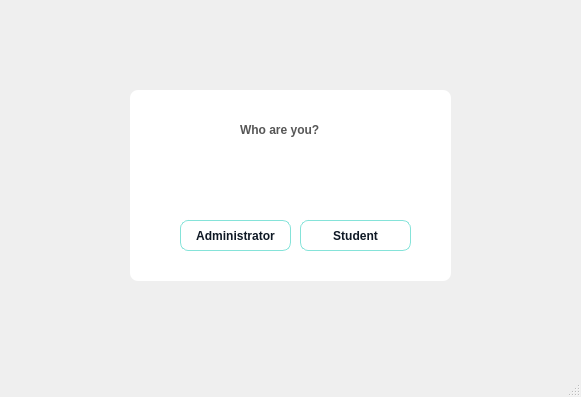
<?xml version="1.0" encoding="UTF-8"?>
<ui version="4.0">
 <class>MainWindow</class>
 <widget class="QMainWindow" name="MainWindow">
  <property name="geometry">
   <rect>
    <x>0</x>
    <y>0</y>
    <width>581</width>
    <height>397</height>
   </rect>
  </property>
  <property name="windowTitle">
   <string>Pick One</string>
  </property>
  <property name="styleSheet">
   <string notr="true">QMainWindow {
	
	border-image: url(GUI_Elements/bg image.png);
}
QLabel {
  color: #464d55;
  font-weight: 600;
}
QLabel#heading {
  color: #0f1925;
  font-size: 18px;
  margin-bottom: 10px;
}

QLabel#subheading {
  color: #0f1925;
  font-size: 12px;
  font-weight: normal;
  margin-bottom: 10px;
}
QLineEdit {
  background: transparent;
  color: rgb(86, 86, 86);
  border-bottom: 1px solid rgb(86, 86, 86);
}

QPushButton {
  background-color: #85E3D9;
  color: #0f1925;
  font-weight: 600;
  border-radius: 8px;
  border: 1px solid #85E3D9;
  padding: 5px 15px;
  margin-top: 10px;
  outline: 0px;
}
QPushButton:hover,
QPushButton:focus {
  background-color: #85E3D9;
  border: 3px solid #85E3D9;
}
</string>
  </property>
  <widget class="QWidget" name="centralwidget">
   <widget class="QFrame" name="frame">
    <property name="geometry">
     <rect>
      <x>130</x>
      <y>90</y>
      <width>321</width>
      <height>191</height>
     </rect>
    </property>
    <property name="styleSheet">
     <string notr="true">background-color: rgb(255, 255, 255);
border-radius: 8px;</string>
    </property>
    <property name="frameShape">
     <enum>QFrame::StyledPanel</enum>
    </property>
    <property name="frameShadow">
     <enum>QFrame::Raised</enum>
    </property>
    <widget class="QLabel" name="label_3">
     <property name="geometry">
      <rect>
       <x>110</x>
       <y>30</y>
       <width>131</width>
       <height>20</height>
      </rect>
     </property>
     <property name="styleSheet">
      <string notr="true">font: 75 16pt &quot;MS Shell Dlg 2&quot;;

color: rgb(86, 86, 86);</string>
     </property>
     <property name="text">
      <string>Who are you?</string>
     </property>
    </widget>
    <widget class="QLabel" name="label_4">
     <property name="geometry">
      <rect>
       <x>50</x>
       <y>50</y>
       <width>111</width>
       <height>91</height>
      </rect>
     </property>
     <property name="styleSheet">
      <string notr="true">image: url(GUI_Elements/10.png);</string>
     </property>
     <property name="text">
      <string/>
     </property>
    </widget>
    <widget class="QPushButton" name="adminButton">
     <property name="geometry">
      <rect>
       <x>50</x>
       <y>120</y>
       <width>111</width>
       <height>41</height>
      </rect>
     </property>
     <property name="styleSheet">
      <string notr="true">QPushButton:hover,
QPushButton:focus {
	
  color: rgb(255, 255, 255);
  background-color: #85E3D9;
  border: 3px solid #85E3D9;
}</string>
     </property>
     <property name="text">
      <string>Administrator</string>
     </property>
    </widget>
    <widget class="QLabel" name="label_5">
     <property name="geometry">
      <rect>
       <x>170</x>
       <y>50</y>
       <width>111</width>
       <height>91</height>
      </rect>
     </property>
     <property name="styleSheet">
      <string notr="true">image: url(GUI_Elements/9.png);</string>
     </property>
     <property name="text">
      <string/>
     </property>
    </widget>
    <widget class="QPushButton" name="studentButton">
     <property name="geometry">
      <rect>
       <x>170</x>
       <y>120</y>
       <width>111</width>
       <height>41</height>
      </rect>
     </property>
     <property name="styleSheet">
      <string notr="true">QPushButton:hover,
QPushButton:focus {
	
  color: rgb(255, 255, 255);
  background-color: #85E3D9;
  border: 3px solid #85E3D9;
}</string>
     </property>
     <property name="text">
      <string>Student</string>
     </property>
    </widget>
   </widget>
   <widget class="QLabel" name="label">
    <property name="geometry">
     <rect>
      <x>430</x>
      <y>-10</y>
      <width>271</width>
      <height>291</height>
     </rect>
    </property>
    <property name="styleSheet">
     <string notr="true">image: url(GUI_Elements/2.png);</string>
    </property>
    <property name="text">
     <string/>
    </property>
   </widget>
   <widget class="QLabel" name="label_2">
    <property name="geometry">
     <rect>
      <x>460</x>
      <y>150</y>
      <width>351</width>
      <height>291</height>
     </rect>
    </property>
    <property name="styleSheet">
     <string notr="true">image: url(GUI_Elements/2.png);</string>
    </property>
    <property name="text">
     <string/>
    </property>
   </widget>
  </widget>
  <widget class="QMenuBar" name="menubar">
   <property name="geometry">
    <rect>
     <x>0</x>
     <y>0</y>
     <width>581</width>
     <height>18</height>
    </rect>
   </property>
  </widget>
  <widget class="QStatusBar" name="statusbar"/>
 </widget>
 <resources>
  <include location="GUI Elements/OptionScreen.qrc"/>
 </resources>
 <connections/>
</ui>
